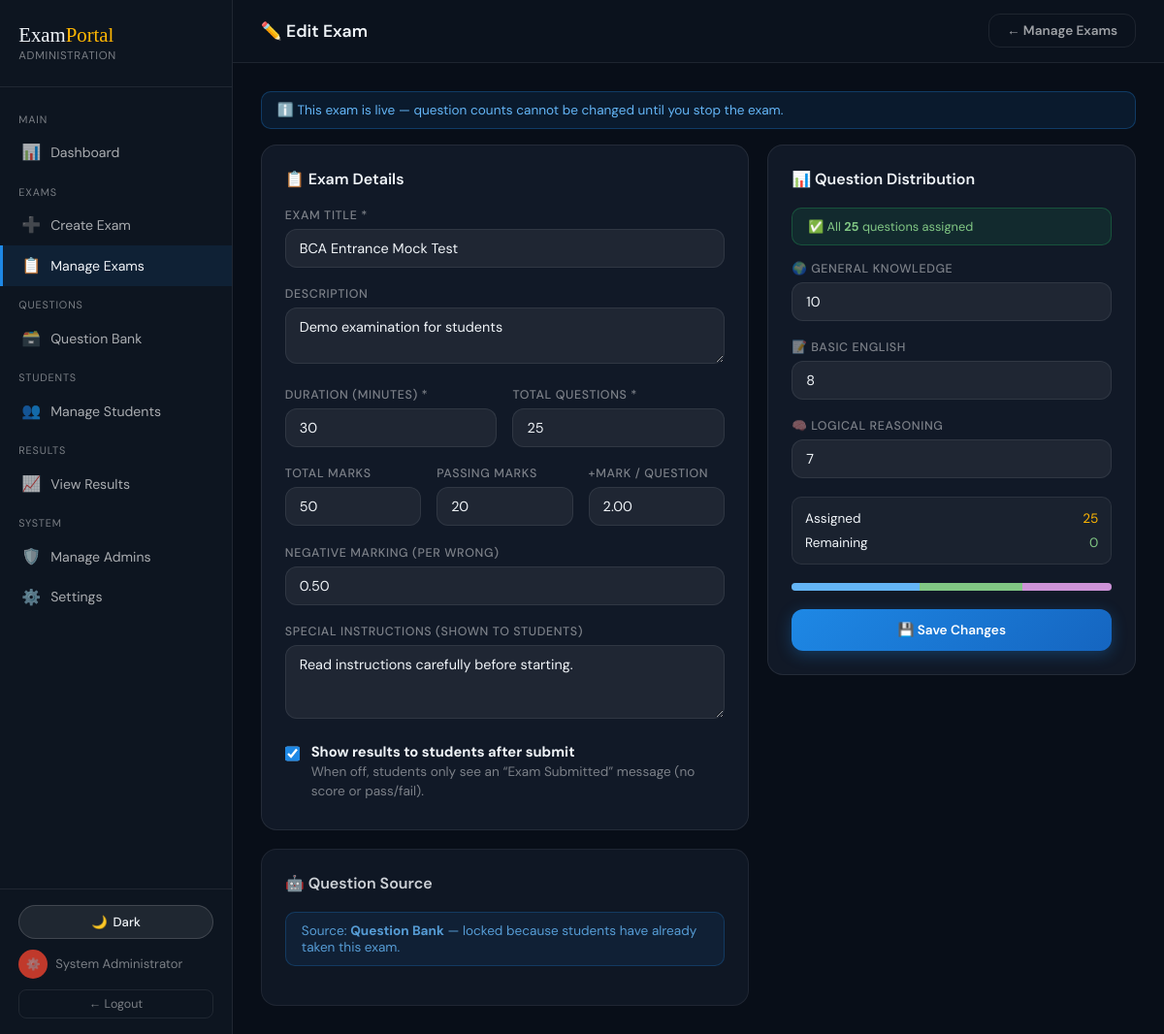
Page /admin/edit_exam.php?id=1 (signed in) on the committed database.
### tables this page shows
CREATE TABLE IF NOT EXISTS exams (
    id INT AUTO_INCREMENT PRIMARY KEY,
    title VARCHAR(255) NOT NULL,
    description TEXT,
    duration_minutes INT NOT NULL DEFAULT 30,
    total_marks INT NOT NULL,
    passing_marks INT NOT NULL,
    marks_per_correct DECIMAL(5,2) DEFAULT 2.00,
    negative_marks DECIMAL(5,2) DEFAULT 0.00,
    total_questions INT NOT NULL DEFAULT 25,
    gk_questions INT DEFAULT 0,
    english_questions INT DEFAULT 0,
    logical_questions INT DEFAULT 0,
    question_source ENUM('bank','gemini','groq') DEFAULT 'bank',
    api_key VARCHAR(500),
    api_model VARCHAR(100),
    instructions TEXT,
    show_results TINYINT(1) NOT NULL DEFAULT 1,
    is_active TINYINT(1) DEFAULT 0,
    is_started TINYINT(1) DEFAULT 0,
    started_at TIMESTAMP NULL,
    expires_at TIMESTAMP NULL,
    created_by INT,
    created_at TIMESTAMP DEFAULT CURRENT_TIMESTAMP,
    FOREIGN KEY (created_by) REFERENCES admin_users(id)
);

### admin/edit_exam.php (the view, shortened to what this page needs)
<?php
$db = getDB();
$examId = (int) ($_GET['id'] ?? $_POST['exam_id'] ?? 0);
$stmt = $db->prepare('SELECT * FROM exams WHERE id = ?');
$stmt->bind_param('i', $examId);
$stmt->execute();
$exam = $stmt->get_result()->fetch_assoc();
$liveLocked   = (int) $exam['is_started'] === 1;
$sourceLocked = $liveLocked || examHasStudentSessions($db, $examId);
$e = $exam;
$sourceVal = $e['question_source'] ?? 'bank';
include __DIR__ . '/layout_head.php';
?>
<div class="content">
  <div class="topbar">
    <div class="page-title">✏️ Edit Exam</div>
    <a href="manage_exams.php"><button class="btn btn-outline">← Manage Exams</button></a>
  </div>
  <div class="page-body">
    <?php if ($liveLocked): ?>
    <div class="alert alert-info">ℹ️ This exam is live — question counts cannot be changed until you stop the exam.</div>
    <?php elseif ($sourceLocked): ?>
    <div class="alert alert-info">ℹ️ Students have taken this exam — question source is locked. You can still change question counts, title, marks, and instructions.</div>
    <?php endif; ?>
    <form method="POST" id="examForm">
      <div style="display:grid;grid-template-columns:1fr 380px;gap:1.2rem">
        <div style="display:flex;flex-direction:column;gap:1.2rem">
          <div class="card">
            <div class="card-title" style="margin-bottom:1.2rem">📋 Exam Details</div>
            <div class="form-group">
              <label>Exam Title *</label>
              <input class="form-control" type="text" name="title" value="<?= htmlspecialchars($e['title']) ?>" required>
            </div>
            <div class="form-group">
              <label>Description</label>
              <textarea class="form-control" name="description" rows="2"><?= htmlspecialchars($e['description'] ?? '') ?></textarea>
            </div>
            <div class="form-row">
              <div class="form-group">
                <label>Duration (minutes) *</label>
                <input class="form-control" type="number" name="duration" value="<?= (int) $e['duration_minutes'] ?>" min="5" max="300" required>
              </div>
              <div class="form-group">
                <label>Total Questions *</label>
                <input class="form-control" type="number" name="total_questions" id="totalQ" value="<?= (int) $e['total_questions'] ?>" min="1" max="100" required <?= $liveLocked ? 'readonly' : '' ?>>
              </div>
            </div>
            <div class="form-row three">
              <div class="form-group">
                <label>Total Marks</label>
                <input class="form-control" type="number" name="total_marks" id="totalMarks" value="<?= (int) $e['total_marks'] ?>" min="1">
              </div>
              <div class="form-group">
                <label>Passing Marks</label>
                <input class="form-control" type="number" name="passing_marks" id="passingMarks" value="<?= (int) $e['passing_marks'] ?>" min="1">
              </div>
              <div class="form-group">
                <label>+Mark / Question</label>
                <input class="form-control" type="number" step="0.5" name="marks_correct" id="marksPer" value="<?= htmlspecialchars($e['marks_per_correct']) ?>" min="0.5" max="10">
              </div>
            </div>
            <div class="form-group">
              <label>Negative Marking (per wrong)</label>
              <input class="form-control" type="number" step="0.25" name="marks_negative" value="<?= htmlspecialchars($e['negative_marks']) ?>" min="0" max="5">
            </div>
            <div class="form-group">
              <label>Special Instructions (shown to students)</label>
              <textarea class="form-control" name="instructions" rows="3"><?= htmlspecialchars($e['instructions'] ?? '') ?></textarea>
            </div>
            <div class="form-group" style="margin-bottom:0">
              <label style="display:flex;align-items:flex-start;gap:12px;cursor:pointer;text-transform:none;letter-spacing:0;font-size:.92rem;color:var(--white)">
                <input type="checkbox" name="show_results" value="1" <?= (int) ($e['show_results'] ?? 1) === 1 ? 'checked' : '' ?>
                       style="width:18px;height:18px;margin-top:3px;accent-color:var(--sky)">
                <span>
                  <strong>Show results to students after submit</strong><br>
                  <span style="color:var(--muted);font-size:.85rem;font-weight:400">
                    When off, students only see an “Exam Submitted” message (no score or pass/fail).
                  </span>
                </span>
              </label>
            </div>
          </div>
          <div class="card" <?= $sourceLocked ? 'style="opacity:.85"' : '' ?>>
            <div class="card-title" style="margin-bottom:1.2rem">🤖 Question Source</div>
            <?php if ($sourceLocked): ?>
            <div class="alert alert-info">
              Source: <strong><?= ['bank'=>'Question Bank','gemini'=>'Gemini AI','groq'=>'Groq AI'][$sourceVal] ?? $sourceVal ?></strong>
              — locked because students have already taken this exam.
            </div>
            <?php endif; ?>
          </div>
        </div>
        <div>
          <div class="card" style="position:sticky;top:0">
            <div class="card-title" style="margin-bottom:1.2rem">📊 Question Distribution</div>
            <div class="alert alert-info" id="qAlert" style="font-size:.8rem;margin-bottom:1rem">
            </div>
            <div class="form-group">
              <label>🌍 General Knowledge</label>
              <input class="form-control" type="number" name="gk_questions" id="gkQ" value="<?= (int) $e['gk_questions'] ?>" min="0" <?= $liveLocked ? 'readonly' : 'oninput="onCategoryChange()" onchange="onCategoryChange()"' ?>>
            </div>
            <div class="form-group">
              <label>📝 Basic English</label>
              <input class="form-control" type="number" name="english_questions" id="enQ" value="<?= (int) $e['english_questions'] ?>" min="0" <?= $liveLocked ? 'readonly' : 'oninput="onCategoryChange()" onchange="onCategoryChange()"' ?>>
            </div>
            <div class="form-group">
              <label>🧠 Logical Reasoning</label>
              <input class="form-control" type="number" name="logical_questions" id="logQ" value="<?= (int) $e['logical_questions'] ?>" min="0" <?= $liveLocked ? 'readonly' : 'oninput="onCategoryChange()" onchange="onCategoryChange()"' ?>>
            </div>
            <div style="background:rgba(255,255,255,.04);border:1px solid var(--border);border-radius:10px;padding:.8rem;margin-bottom:1.2rem">
              <div style="display:flex;justify-content:space-between;font-size:.85rem;margin-bottom:.5rem">
                <span>Assigned</span><span id="qAssigned" style="color:var(--accent)">0</span>
              </div>
              <div style="display:flex;justify-content:space-between;font-size:.85rem">
                <span>Remaining</span><span id="qRemaining" style="color:#81c784">0</span>
              </div>
            </div>
            <div style="height:8px;border-radius:4px;background:rgba(255,255,255,.1);overflow:hidden;margin-bottom:1.2rem;display:flex">
              <div id="barGk" style="background:#64b5f6;transition:.3s"></div>
              <div id="barEn" style="background:#81c784;transition:.3s"></div>
              <div id="barLog" style="background:#ce93d8;transition:.3s"></div>
            </div>
            <button type="submit" class="btn btn-primary" style="width:100%;padding:13px">💾 Save Changes</button>
          </div>
        </div>
      </div>
    </form>
  </div>
</div>
</div>
</body></html>

### admin/layout_head.php (style rules this page uses)
*,*::before,*::after { box-sizing:border-box;margin:0;padding:0 }
:root,[data-theme="dark"] { --dark:#080e18; --sidebar:#0d1520; --card:#111927; --border:rgba(255,255,255,.08); --sky:#1e88e5; --accent:#ffb703; --red:#c0392b; --green:#27ae60; --purple:#8e44ad; --white:#f0f4f8; --muted:rgba(255,255,255,.45); --radius:12px; --sidebar-w:240px; }
html,body { height:100%;background:var(--dark);color:var(--white);font-family:'DM Sans',sans-serif;overflow:hidden }
a { color:inherit;text-decoration:none }
.content { flex:1;display:flex;flex-direction:column;overflow:hidden }
.topbar { display:flex;align-items:center;justify-content:space-between; padding:.9rem 1.8rem;background:rgba(13,21,32,.8);border-bottom:1px solid var(--border); backdrop-filter:blur(12px);flex-shrink:0 }
.page-title { font-size:1.1rem;font-weight:600 }
.page-body { flex:1;overflow-y:auto;padding:1.8rem }
.card { background:var(--card);border:1px solid var(--border);border-radius:16px;padding:1.5rem }
.card-title { font-size:1rem;font-weight:600 }
.btn { padding:8px 18px;border-radius:var(--radius);font-family:'DM Sans',sans-serif;font-size:.85rem;font-weight:600;cursor:pointer;border:none;transition:.15s }
.btn-primary { background:linear-gradient(135deg,var(--sky),#1565c0);color:#fff;box-shadow:0 4px 16px rgba(30,136,229,.3) }
.btn-outline { background:transparent;border:1px solid var(--border);color:rgba(255,255,255,.6) }
.form-group { margin-bottom:1.2rem }
.form-group label { display:block;font-size:.78rem;font-weight:500;color:var(--muted);text-transform:uppercase;letter-spacing:.05em;margin-bottom:6px }
.form-control { width:100%;background:rgba(255,255,255,.06);border:1px solid var(--border);border-radius:var(--radius); padding:10px 14px;color:var(--white);font-family:'DM Sans',sans-serif;font-size:.9rem;outline:none;transition:.18s }
.form-row { display:grid;grid-template-columns:1fr 1fr;gap:1rem }
.form-row.three { grid-template-columns:1fr 1fr 1fr }
.alert { padding:10px 16px;border-radius:10px;font-size:.85rem;margin-bottom:1rem }
.alert-success { background:rgba(39,174,96,.12);border:1px solid rgba(39,174,96,.3);color:#81c784 }
.alert-info { background:rgba(30,136,229,.1);border:1px solid rgba(30,136,229,.3);color:#64b5f6 }

### rows in the picture
exams: title "BCA Entrance Mock Test", description "Demo examination for students", duration "30", total_questions "25", total_marks "50", passing_marks "20", marks_correct "2.00", marks_negative "0.50", instructions "Read instructions carefully before starting.", show_results "☑", question_source "Question Bank", gk_questions "10", english_questions "8", logical_questions "7"

### other values in the picture
$_SESSION['admin_name'] "System Administrator"
